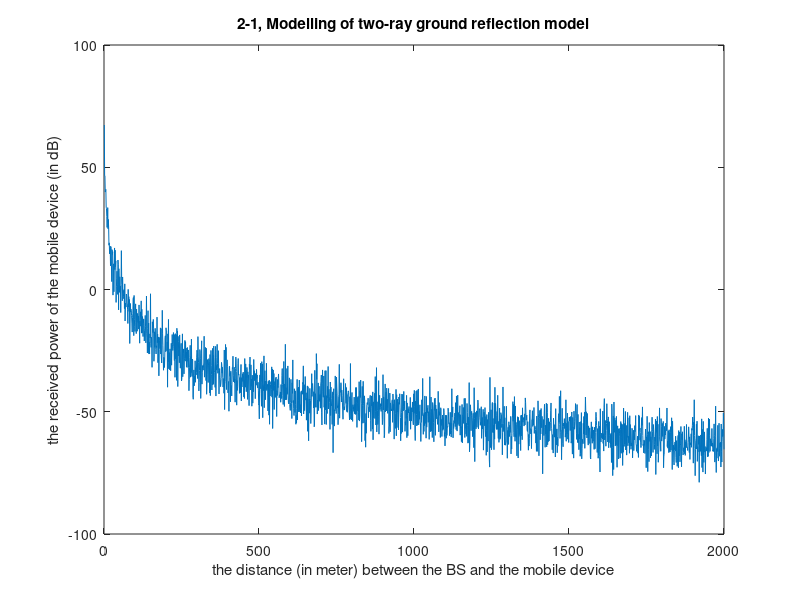

This chart was generated by the following MATLAB code: (Note: this script raises an error after producing the figure.)
T = 27;
bw = 10000000;
p_bs_dbm = 33;
gt_db = 14;
gr_db = 14;
h_bs = 51.5;
h_md = 1.5;
scale = 2000;
std_db = 6;

pt = 10.^((p_bs_dbm - 30) / 10); %pt: transmit power
gt = 10.^(gt_db / 10); %gt: transmit antenna gain
gr = 10.^(gr_db / 10); %gr: receive antenna gain
ht = h_bs; %ht: transmit antenna height
hr = h_md; %hr: receive antenna height
d = 1:1:scale; %d: reference distance, the distance between the BS and the mobile device (in meter) as the x-axis.
%pl = zeros(1,scale);
%pr = zeros(1,scale);
pl = (ht*hr)^2 * (1./d).^4; %pl: path loss
pl_db = 10*log10(pl);

s_norm = normrnd(0,std_db,1,scale); % R = normrnd(mu,sigma,m,n) m-by-n matrix
%pr: receive power, the received power of the mobile device (in dB) as the y-axis 
pr_db = (p_bs_dbm - 30) + gt_db + gr_db + pl_db + s_norm;

%2-1
plot(d, pr_db);
xlabel('the distance (in meter) between the BS and the mobile device'); ylabel('the received power of the mobile device (in dB)');
title('2-1, Modelling of two-ray ground reflection model'); 
h = legend('two-ray Model',1);

%2-2
% sinr: (signal power)/(interference power+noise power), SINR = S/(I+N)
k = 1.38 * 10^(-23); % Boltzmans constant
n = k * (T + 273) * bw; % Thermal noise power
% sinr = zeros(1, scale);
pr = 10.^(pr_db / 10);
inter = 0;
sinr = 10*log10( pr / (inter + n) );
figure;
plot(d, sinr);
xlabel('the distance (in meter) between the BS and the mobile device'); ylabel('SINR of the mobile device (in dB)');
title('2-2, Modelling of two-ray ground reflection model');
h = legend('two-ray Model',1);
